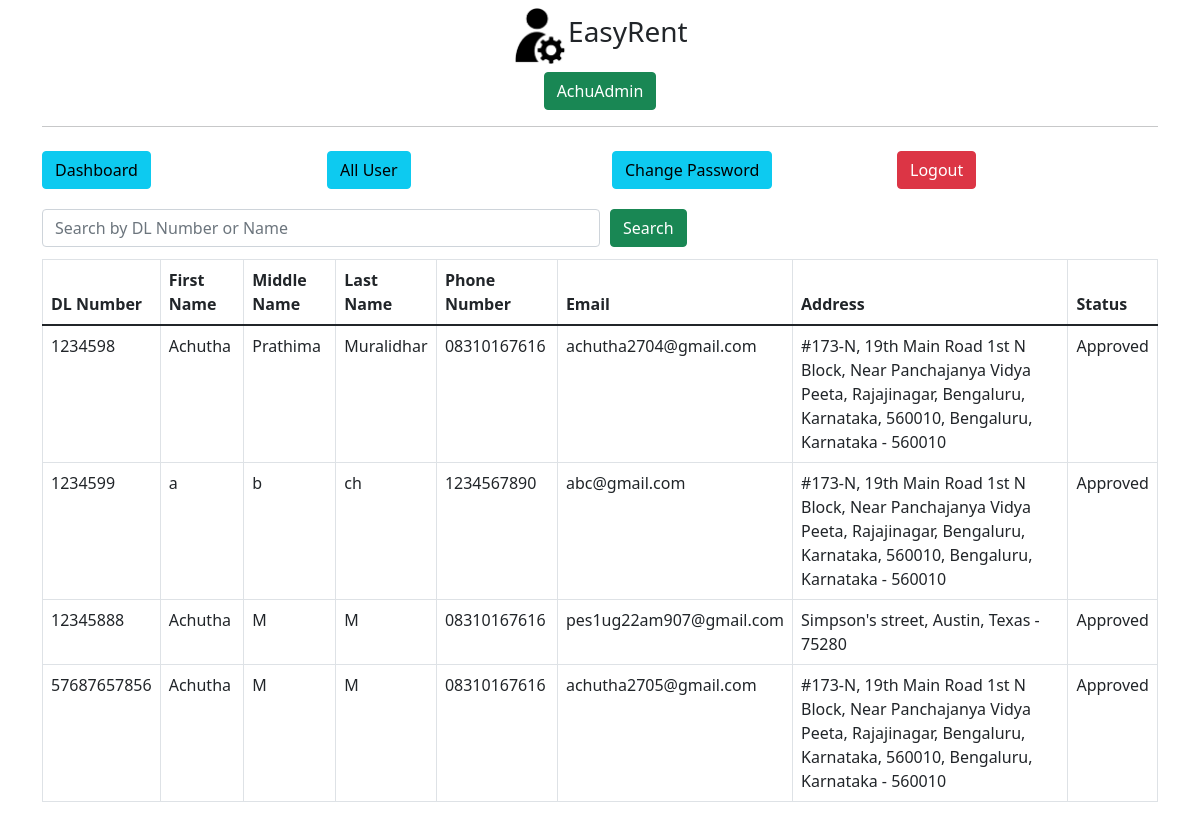
/admin/get-all-user (signed in), run on the app's committed database.
### controllers/model.py (models this page shows)
class CustomerDetails(db.Model):
    __tablename__ = 'customer_details'
    dl_number = db.Column(db.String(8), primary_key=True, nullable=False)
    fname = db.Column(db.String(25), nullable=False)
    mname = db.Column(db.String(15))
    lname = db.Column(db.String(25), nullable=False)
    username = db.Column(db.String(25), nullable=False)
    phone_number = db.Column(db.String(25), nullable=False)
    email_id = db.Column(db.String(30), nullable=False)
    street = db.Column(db.String(30), nullable=False)
    city = db.Column(db.String(20), nullable=False)
    state_name = db.Column(db.String(20), nullable=False)
    zipcode = db.Column(db.String(5), nullable=False)
    password = db.Column(db.String(255), nullable=False)
    status = db.Column(db.Integer,default=0, nullable=False)

### controllers/routes.py (the view)
@main.route('/admin/get-all-user', methods=["POST","GET"])
def adminGetAllUser():
    if not session.get('admin_id'):
        return redirect('/admin/')
    if request.method == "POST":
        search = request.form.get('search')
        users = model.CustomerDetails.query.filter_by(model.CustomerDetails.username.like('%'+search+'%')).all()
        return render_template('admin/all-user.html',title='Approve User',users=users)
    else:
        users = model.CustomerDetails.query.all()
        return render_template('admin/all-user.html',title='Approve User',users=users)

### templates/admin/all-user.html
{% extends "admin/layout.html" %}
{% block content %}
<div class="container">
    {% include 'admin/navbar.html' %}
    <div class="my-2">
        <form action="" method="POST" style="width:100%">
            <div class="d-flex align-items-center">
                <input type="text" name="search" id="search" class="form-control my-1 w-50" placeholder="Search by DL Number or Name">
                <button type="submit" class="btn btn-success" style="margin-left:10px;">Search</button>
            </div>
        </form>
    </div>
    <div class="my-2">
        <div class="table-responsive">
            <table class="table table-bordered">
                <thead>
                    <tr>
                        <th>DL Number</th>
                        <th>First Name</th>
                        <th>Middle Name</th>
                        <th>Last Name</th>
                        <th>Phone Number</th>
                        <th>Email</th>
                        <th>Address</th>
                        <th>Status</th>
                    </tr>
                </thead>
                <tbody>
                    {% for user in users %}
                    <tr>
                        <td>{{ user.dl_number }}</td>
                        <td>{{ user.fname }}</td>
                        <td>{{ user.mname or 'N/A' }}</td>
                        <td>{{ user.lname }}</td>
                        <td>{{ user.phone_number }}</td>
                        <td>{{ user.email_id }}</td>
                        <td>{{ user.street }}, {{ user.city }}, {{ user.state_name }} - {{ user.zipcode }}</td>
                        <td>
                            {% if user.status == 1 %}
                                Approved
                            {% else %}
                                <a href="/admin/approve-user/{{ user.dl_number }}">
                                    <button class="btn btn-warning">Approve</button>
                                </a>
                            {% endif %}
                        </td>
                    </tr>
                    {% endfor %}
                </tbody>
            </table>
        </div>
    </div>
</div>
{% endblock content %}

### data on the page
CustomerDetails: dl_number "1234598", fname "Achutha", mname "Prathima", lname "Muralidhar", phone_number "08310167616", email_id "achutha2704@gmail.com", street "#173-N, 19th Main Road 1st N Block, Near Panchajanya Vidya Peeta, Rajajinagar, Bengaluru, Karnataka, 560010", city "Bengaluru", state_name "Karnataka", zipcode "560010", status "Approved"
CustomerDetails: dl_number "1234599", fname "a", mname "b", lname "ch", phone_number "1234567890", email_id "abc@gmail.com", street "#173-N, 19th Main Road 1st N Block, Near Panchajanya Vidya Peeta, Rajajinagar, Bengaluru, Karnataka, 560010", city "Bengaluru", state_name "Karnataka", zipcode "560010", status "Approved"
CustomerDetails: dl_number "12345888", fname "Achutha", mname "M", lname "M", phone_number "08310167616", email_id "pes1ug22am907@gmail.com", street "Simpson's street", city "Austin", state_name "Texas", zipcode "75280", status "Approved"
CustomerDetails: dl_number "57687657856", fname "Achutha", mname "M", lname "M", phone_number "08310167616", email_id "achutha2705@gmail.com", street "#173-N, 19th Main Road 1st N Block, Near Panchajanya Vidya Peeta, Rajajinagar, Bengaluru, Karnataka, 560010", city "Bengaluru", state_name "Karnataka", zipcode "560010", status "Approved"

### other printed values
{{ session.admin_name }} "AchuAdmin"
